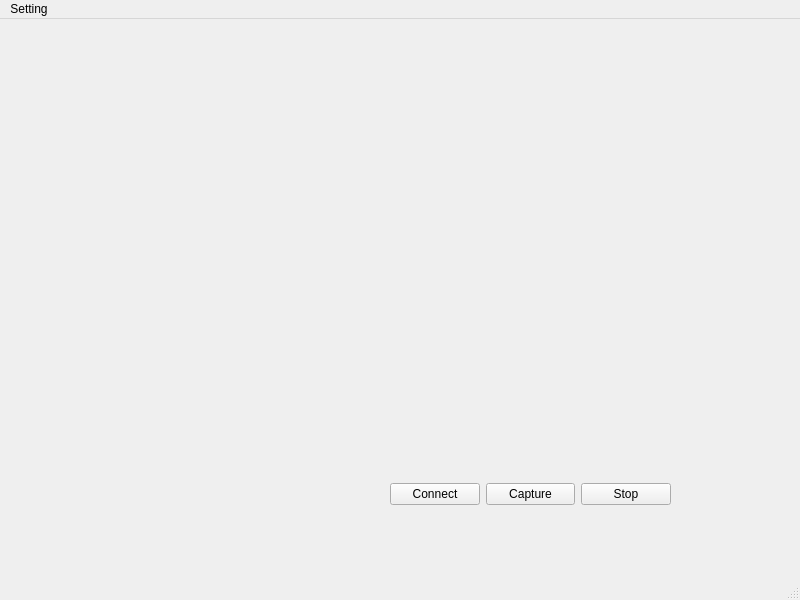
<?xml version="1.0" encoding="UTF-8"?>
<ui version="4.0">
 <class>MainWindow</class>
 <widget class="QMainWindow" name="MainWindow">
  <property name="geometry">
   <rect>
    <x>0</x>
    <y>0</y>
    <width>800</width>
    <height>600</height>
   </rect>
  </property>
  <property name="windowTitle">
   <string>MainWindow</string>
  </property>
  <widget class="QWidget" name="centralwidget">
   <widget class="QLabel" name="monitor">
    <property name="geometry">
     <rect>
      <x>230</x>
      <y>40</y>
      <width>551</width>
      <height>371</height>
     </rect>
    </property>
    <property name="text">
     <string/>
    </property>
   </widget>
   <widget class="QWidget" name="horizontalLayoutWidget">
    <property name="geometry">
     <rect>
      <x>30</x>
      <y>30</y>
      <width>191</width>
      <height>471</height>
     </rect>
    </property>
    <layout class="QHBoxLayout" name="horizontalLayout_2">
     <item>
      <layout class="QVBoxLayout" name="verticalLayout_3">
       <item>
        <widget class="QLabel" name="user_1">
         <property name="text">
          <string/>
         </property>
        </widget>
       </item>
       <item>
        <widget class="QLabel" name="user_2">
         <property name="text">
          <string/>
         </property>
        </widget>
       </item>
       <item>
        <widget class="QLabel" name="user_3">
         <property name="text">
          <string/>
         </property>
        </widget>
       </item>
       <item>
        <widget class="QLabel" name="user_4">
         <property name="text">
          <string/>
         </property>
        </widget>
       </item>
       <item>
        <widget class="QLabel" name="user_5">
         <property name="text">
          <string/>
         </property>
        </widget>
       </item>
      </layout>
     </item>
     <item>
      <layout class="QVBoxLayout" name="verticalLayout_4">
       <item>
        <widget class="QLabel" name="user_6">
         <property name="text">
          <string/>
         </property>
        </widget>
       </item>
       <item>
        <widget class="QLabel" name="user_7">
         <property name="text">
          <string/>
         </property>
        </widget>
       </item>
       <item>
        <widget class="QLabel" name="user_8">
         <property name="text">
          <string/>
         </property>
        </widget>
       </item>
       <item>
        <widget class="QLabel" name="user_9">
         <property name="text">
          <string/>
         </property>
        </widget>
       </item>
       <item>
        <widget class="QLabel" name="user_10">
         <property name="text">
          <string/>
         </property>
        </widget>
       </item>
      </layout>
     </item>
    </layout>
   </widget>
   <widget class="QWidget" name="horizontalLayoutWidget_2">
    <property name="geometry">
     <rect>
      <x>390</x>
      <y>460</y>
      <width>281</width>
      <height>31</height>
     </rect>
    </property>
    <layout class="QHBoxLayout" name="horizontalLayout_3">
     <item>
      <widget class="QPushButton" name="connect_button">
       <property name="text">
        <string>Connect</string>
       </property>
      </widget>
     </item>
     <item>
      <widget class="QPushButton" name="capture_button">
       <property name="text">
        <string>Capture</string>
       </property>
      </widget>
     </item>
     <item>
      <widget class="QPushButton" name="stop_button">
       <property name="text">
        <string>Stop</string>
       </property>
      </widget>
     </item>
    </layout>
   </widget>
  </widget>
  <widget class="QMenuBar" name="menubar">
   <property name="geometry">
    <rect>
     <x>0</x>
     <y>0</y>
     <width>800</width>
     <height>21</height>
    </rect>
   </property>
   <widget class="QMenu" name="menuSetting">
    <property name="title">
     <string>Setting</string>
    </property>
    <addaction name="actionReconnect"/>
    <addaction name="actionDisconnect"/>
   </widget>
   <addaction name="menuSetting"/>
  </widget>
  <widget class="QStatusBar" name="statusbar"/>
  <action name="actionReconnect">
   <property name="text">
    <string>Connect</string>
   </property>
  </action>
  <action name="actionDisconnect">
   <property name="text">
    <string>Disconnect</string>
   </property>
  </action>
 </widget>
 <resources/>
 <connections/>
</ui>
